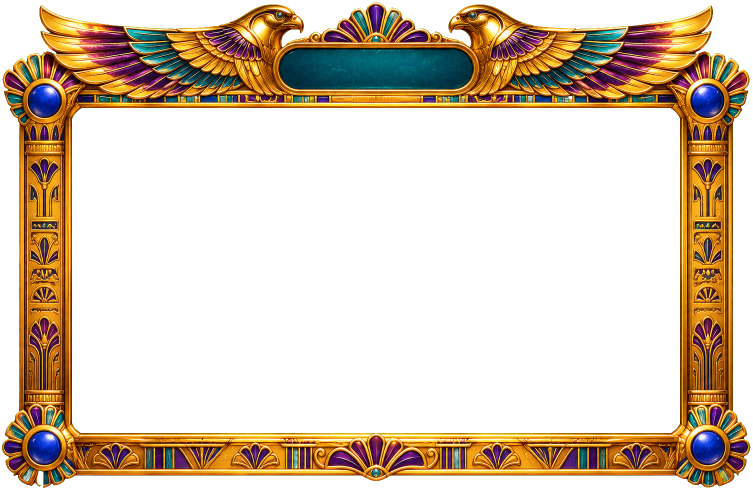
#> input picture art_src/keyed/ui_frame.png, 1505 x 980 px (shown at 1/2 size)
$ python fix_frame.py
#> lines starting #> are read from the running program, lines starting #| are printed output that depends on the picture; after the words box and inside, x2 and y2 are one past the last pixel; in counts of white or black regions, pixels touching at a corner belong together
### tools/process_art.py
#!/usr/bin/env python3
"""
把 art_src/raw/ 的 AI 原圖處理成遊戲用素材：
  - green / magenta 綠幕：色鍵去背 + 去溢色 + 裁邊
  - black：加色混合用特效，alpha = 亮度（反預乘），可在 Cocos 用 additive
  - none：背景圖，只縮放
輸出：
  art_src/keyed/<id>.png            全解析度去背版（給 Spine 拆骨架用）
  assets/resources/art/<id>.png     遊戲用尺寸

用法：tools/.venv/bin/python tools/process_art.py [id ...]
"""
import json, sys
from pathlib import Path
import numpy as np
from PIL import Image

ROOT = Path(__file__).resolve().parent.parent
RAW = ROOT / "art_src/raw"
KEYED = ROOT / "art_src/keyed"
OUT = ROOT / "assets/resources/art"

# 遊戲內輸出尺寸（長邊），None = 不縮
GAME_SIZE = {
    "sym_": 256, "orb_": 256, "ui_mult_ring": 256, "ui_spin": 320, "ui_coin": 128,
    "title_": 1024, "fx_flame": 256, "fx_burst": 256, "fx_lightning": 512,
    "fx_fire_wave": 1536, "fx_purple_wave": 1536, "bg_": None, "ui_frame": 1536,
    "char_": "skip", "seth_awaken": "skip",   # 角色只進 Spine atlas，不單獨輸出
}


# [57 lines left out: functions game_size, chroma_key, black_key, trim, fit_long, not called in this run]


def write_frame_meta(img):
    """量測盤框中間的透明開口（從中心往外找透明連通區），寫成 frame_meta.json 給遊戲對位"""
    from scipy import ndimage
    a = np.asarray(img.getchannel("A")) < 40
    lab, _ = ndimage.label(a)
    h, w = a.shape
    cy, cx = h // 2, w // 2
    target = lab[cy, cx]
    if target == 0:  # 中心不透明時往下找
        for dy in range(0, h // 2, 4):
            if lab[cy + dy, cx]:
                target = lab[cy + dy, cx]
                break
    ys, xs = np.nonzero(lab == target)
    # 用 5%/95% 分位數，避免開口邊緣的鋸齒或缺口影響
    x0, x1 = np.percentile(xs, 0.3), np.percentile(xs, 99.7)
    y0, y1 = np.percentile(ys, 0.3), np.percentile(ys, 99.7)
    meta = {"w": w, "h": h, "innerCx": float((x0 + x1) / 2), "innerCy": float((y0 + y1) / 2),
            "innerW": float(x1 - x0), "innerH": float(y1 - y0)}
    (OUT / "frame_meta.json").write_text(json.dumps(meta))
    print("    frame_meta", meta)


# [29 lines left out: function main, not called in this run]


# [2 lines that do not run on import are left out]

### tools/fix_frame.py
#!/usr/bin/env python3
"""把盤框柱身中段複製插入，延長框高，讓內框比例符合 6x5 盤面（避免直接拉伸變形）"""
from pathlib import Path
import numpy as np
from PIL import Image
import json, sys
sys.path.insert(0, str(Path(__file__).parent))
from process_art import write_frame_meta, OUT

ROOT = Path(__file__).resolve().parent.parent
src = Image.open(ROOT / "art_src/keyed/ui_frame.png").convert("RGBA")
#> src is the input picture: PIL image 1505x980 RGBA; mean R, G, B, A 53.5, 61.9, 18.8, 88.7
if src.width != 1536:
    src = src.resize((1536, round(src.height * 1536 / src.width)), Image.LANCZOS)
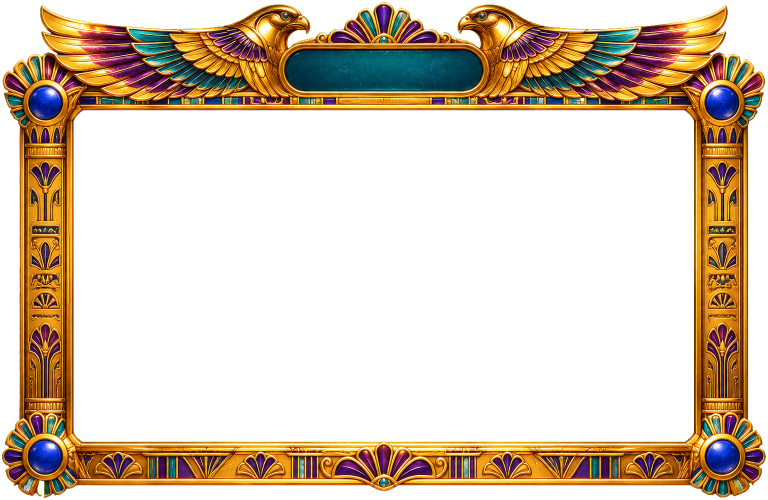
#> src: PIL image 1536x1000 RGBA (shown at 1/2 size); mean R, G, B, A 52.7, 36.9, 17.3, 88.7; transparent parts drawn white
a = np.asarray(src)
W, H = src.size
#> W = 1536; H = 1000
TARGET = (6 * 172 + 26) / (5 * 150 + 26)          # 盤面加邊界的寬高比
# 量目前開口
alpha = a[..., 3] < 40
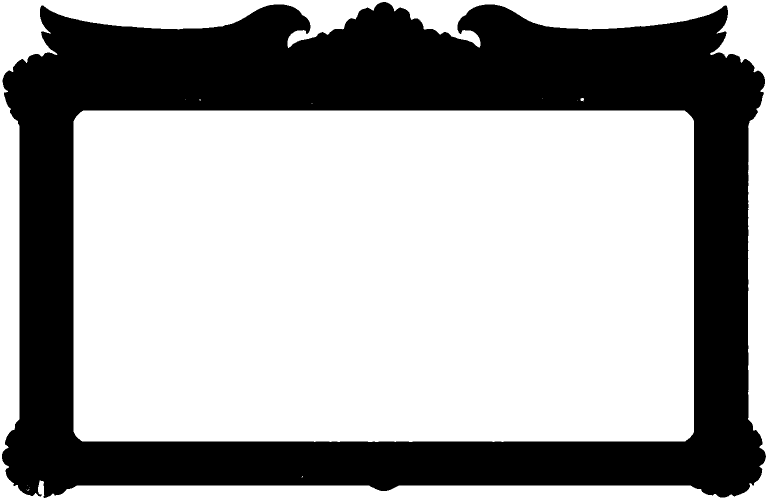
#> alpha: shape (1000, 1536) bool (shown at 1/2 size); 64.8% white; 1 black region, box (x1, y1, x2, y2) and area: (4, 4, 1532, 996) 540165
def run(arr, c):
    """從 c 往兩邊找連續 True 的範圍"""
#> called with arr = array of shape (1536,), c = 768
    l = c
    while l > 0 and arr[l - 1]:
        l -= 1
#> this loop made 621 passes
#> l on passes 1 to 3: 767, 766, 765
#> after the loop, l = 147
    r = c
    while r < len(arr) - 1 and arr[r + 1]:
        r += 1
#> after the loop, r = 1387
    return l, r


x0, x1 = run(alpha[H // 2], W // 2)
#> x0 = 147; x1 = 1387
y0, y1 = run(alpha[:, W // 2], H // 2)
#> the loop in run (call 2), `while l > 0 and arr[l - 1]:` made 279 passes
#> l on passes 1 to 3: 499, 498, 497
#> y0 = 221; y1 = 882
iw, ih = x1 - x0, y1 - y0
#> iw = 1240; ih = 661
need = int(round(iw / TARGET - ih))
#> need = 248
print("opening", iw, ih, "need +", need)
#| opening 1240 661 need + 248
# 從柱身中段取一段重複插入（分兩次插，接縫比較分散）
cut1 = y0 + int(ih * 0.30)
#> cut1 = 419
cut2 = y0 + int(ih * 0.62)
#> cut2 = 630
n1 = need // 2
#> n1 = 124
n2 = need - n1
#> n2 = 124
band1 = a[cut1 - n1:cut1]
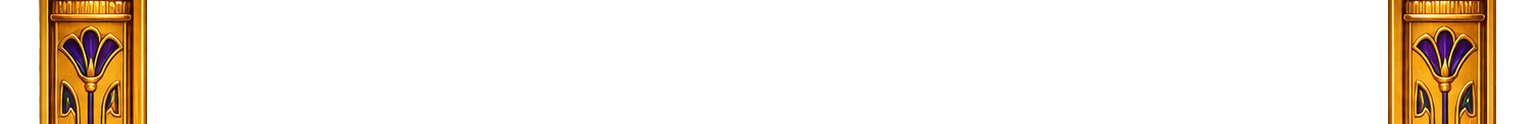
#> band1: shape (124, 1536, 4); mean R, G, B, A 24.3, 15.5, 4.1, 35.8; transparent parts drawn white
band2 = a[cut2 - n2:cut2]
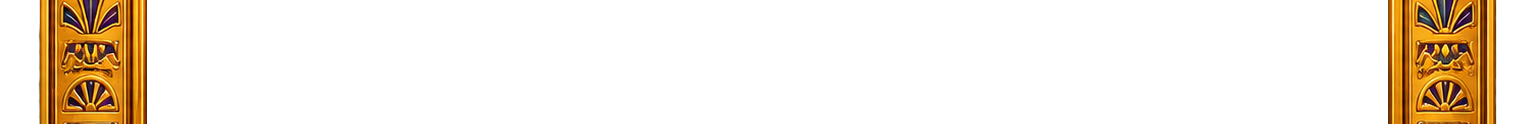
#> band2: shape (124, 1536, 4); mean R, G, B, A 25, 15.8, 3.8, 35.8; transparent parts drawn white
out = np.concatenate([a[:cut1], band1, a[cut1:cut2], band2, a[cut2:]], axis=0)
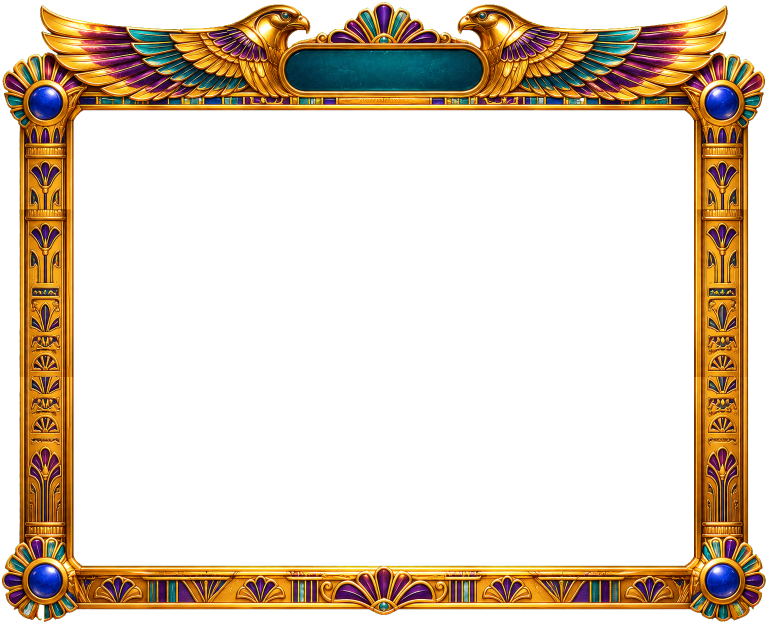
#> out: shape (1248, 1536, 4) (shown at 1/2 size); mean R, G, B, A 47.1, 32.7, 14.7, 78.2; transparent parts drawn white
img = Image.fromarray(out, "RGBA")
img.save(ROOT / "art_src/keyed/ui_frame_tall.png")
img.save(OUT / "ui_frame.png", optimize=True)
write_frame_meta(img)
#> in write_frame_meta, `a = np.asarray(img.getchannel("A")) < 40`:
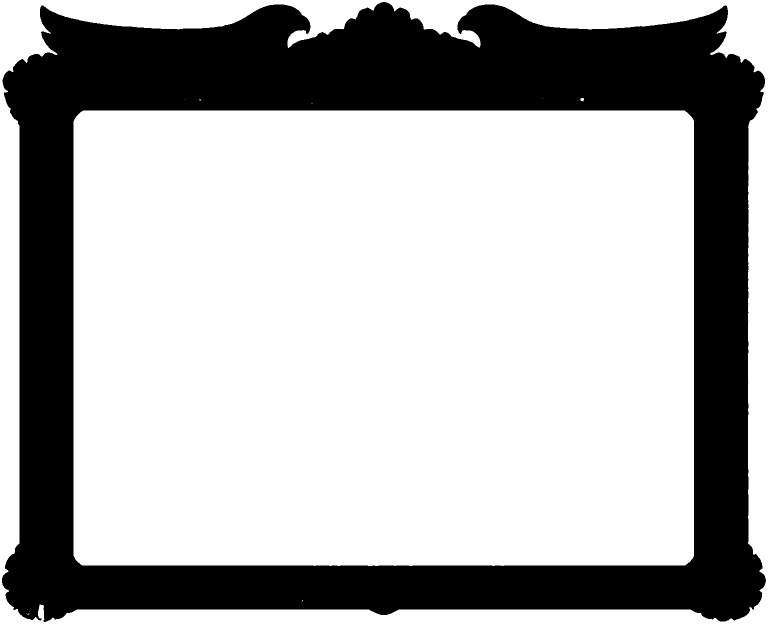
#> a: shape (1248, 1536) bool (shown at 1/2 size); 69% white; 1 black region, box (x1, y1, x2, y2) and area: (4, 4, 1532, 1244) 593835
#> in write_frame_meta, `lab, _ = ndimage.label(a)`:
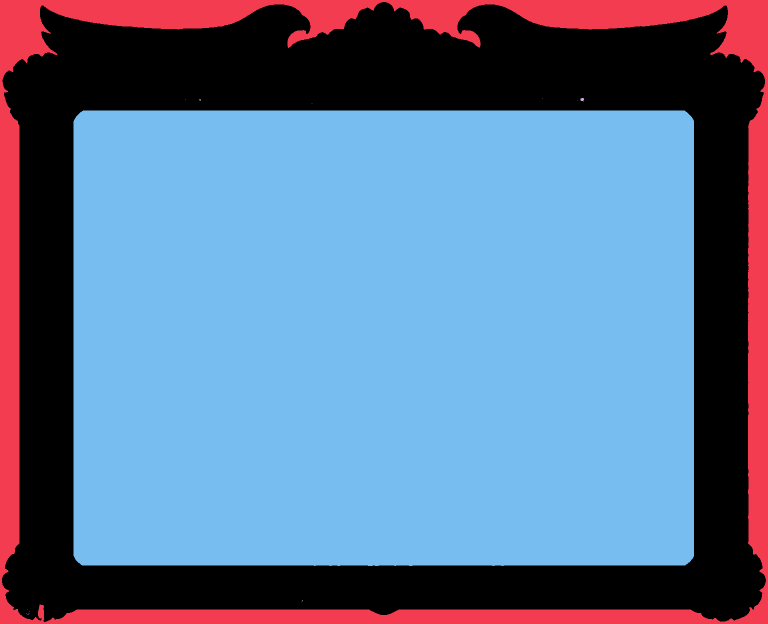
#> lab: shape (1248, 1536) int32 (shown at 1/2 size); 15 distinct labels, from 0 to 14; one colour per label, 0 black
#> in write_frame_meta, `target = lab[cy, cx]`: target = 8
#> in write_frame_meta, `x0, x1 = np.percentile(xs, 0.3), np.percentile(xs, 99.7)`: x0 = 150; x1 = 1384
#> in write_frame_meta, `y0, y1 = np.percentile(ys, 0.3), np.percentile(ys, 99.7)`: y0 = 223; y1 = 1128
#> in write_frame_meta, `meta = {"w": w, "h": h, "innerCx": float((x0 + x1) / 2), "innerCy": fl..`: meta = {'w': 1536, 'h': 1248, 'innerCx': 767, 'innerCy': 675.5, 'innerW': 1234, 'innerH': 905}
#|     frame_meta {'w': 1536, 'h': 1248, 'innerCx': 767.0, 'innerCy': 675.5, 'innerW': 1234.0, 'innerH': 905.0}
print("frame", img.size)
#| frame (1536, 1248)
